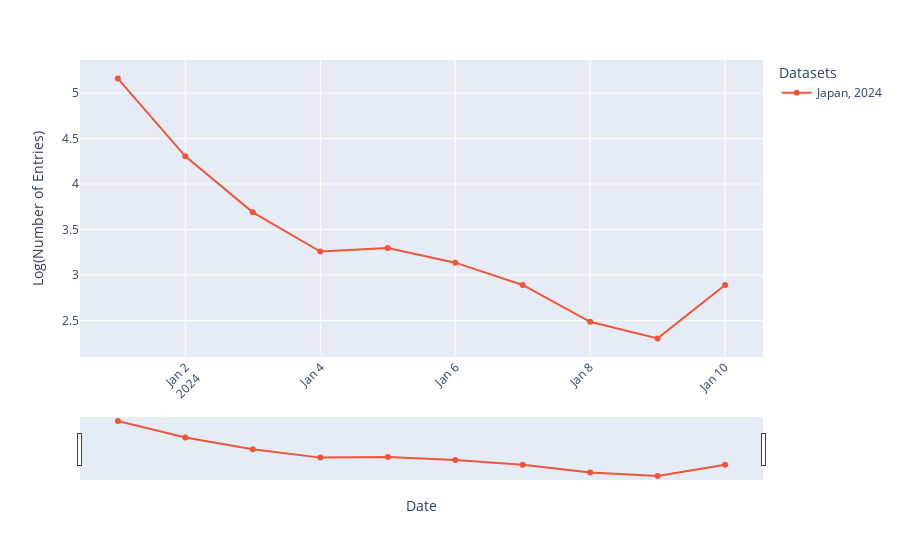

Notebook source saved alongside this figure:
### Code cell
fig_entries_per_date_log = px.line()

for i, df in enumerate(dfs):
    df_entries_per_date = df.groupby(df['date'].dt.date).size().reset_index(name='text')
    df_entries_per_date['text'] = np.log(df_entries_per_date['text'] + 1)  # Apply log-scaling
    fig_entries_per_date_log.add_scatter(x=df_entries_per_date['date'], y=df_entries_per_date['text'], mode='markers+lines', name=datasets[i])

# Update layout for log-scaled plot
fig_entries_per_date_log.update_layout(
    xaxis_title='Date',
    yaxis_title='Log(Number of Entries)',
    xaxis_tickangle=-45,
    legend_title="Datasets",
    showlegend=True,
    xaxis_rangeslider_visible=True
)
fig_entries_per_date_log.show()

### Figure 1 — Plotly figure (JSON) as saved in the notebook; plotly's stock layout.template omitted (floating-point values rounded to 4 significant figures)
{"data": [{"hovertemplate": "<extra></extra>", "legendgroup": "", "line": {"color": "#636efa", "dash": "solid"}, "marker": {"symbol": "circle"}, "mode": "lines", "name": "", "orientation": "v", "showlegend": false, "type": "scatter", "xaxis": "x", "yaxis": "y"}, {"mode": "markers+lines", "name": "Japan, 2024", "type": "scatter", "x": ["2024-01-01", "2024-01-02", "2024-01-03", "2024-01-04", "2024-01-05", "2024-01-06", "2024-01-07", "2024-01-08", "2024-01-09", "2024-01-10"], "y": [5.159, 4.304, 3.689, 3.258, 3.296, 3.135, 2.89, 2.485, 2.303, 2.89]}], "layout": {"legend": {"title": {"text": "Datasets"}, "tracegroupgap": 0}, "margin": {"t": 60}, "showlegend": true, "xaxis": {"anchor": "y", "domain": [0, 1], "rangeslider": {"visible": true}, "tickangle": -45, "title": {"text": "Date"}}, "yaxis": {"anchor": "x", "domain": [0, 1], "title": {"text": "Log(Number of Entries)"}}}}
